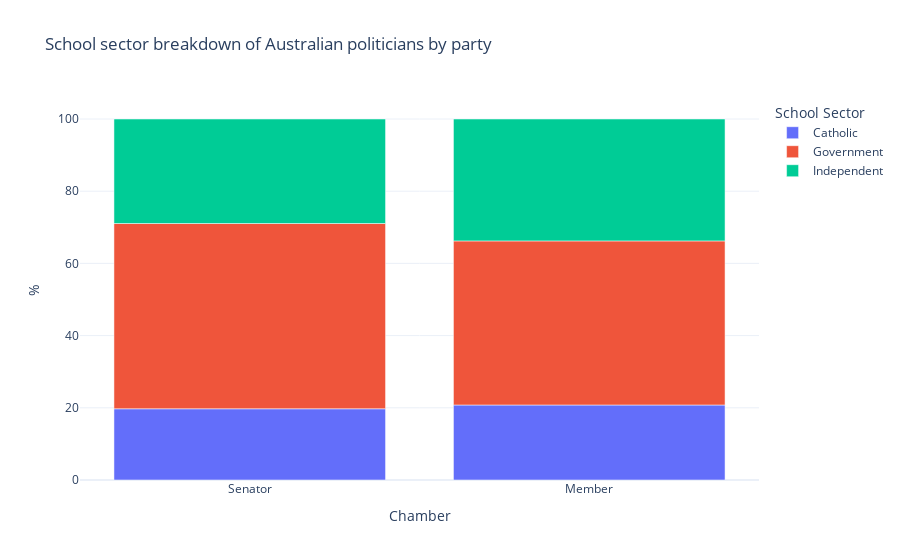

Notebook cell for this chart:
### Code cell
# create a plot of ministers as a percentage school sector depending on if is_representative or senate
school_sector_counts = ministers_education.drop_duplicates(["member", "School Sector"]).groupby([ "is_representative", "School Sector"]).size().reset_index(name='count')
school_sector_counts["%"] = (school_sector_counts["count"] / school_sector_counts.groupby("is_representative")["count"].transform("sum")) * 100
school_sector_counts["politician_type"] = school_sector_counts["is_representative"].apply(lambda x: "Member" if x else "Senator")
fig = px.bar(school_sector_counts, x="politician_type", y="%", color="School Sector", title="School sector breakdown of Australian politicians by party", labels={"politician_type": "Chamber"})
fig.show()

### Figure 1 — Plotly figure (JSON) as saved in the notebook; plotly's stock layout.template omitted (floating-point values rounded to 4 significant figures)
{"data": [{"alignmentgroup": "True", "hovertemplate": "School Sector=Catholic<br>Chamber=%{x}<br>%=%{y}<extra></extra>", "legendgroup": "Catholic", "marker": {"color": "#636efa", "pattern": {"shape": ""}}, "name": "Catholic", "offsetgroup": "Catholic", "orientation": "v", "showlegend": true, "textposition": "auto", "x": ["Senator", "Member"], "xaxis": "x", "y": [19.74, 20.78], "yaxis": "y", "type": "bar"}, {"alignmentgroup": "True", "hovertemplate": "School Sector=Government<br>Chamber=%{x}<br>%=%{y}<extra></extra>", "legendgroup": "Government", "marker": {"color": "#EF553B", "pattern": {"shape": ""}}, "name": "Government", "offsetgroup": "Government", "orientation": "v", "showlegend": true, "textposition": "auto", "x": ["Senator", "Member"], "xaxis": "x", "y": [51.32, 45.45], "yaxis": "y", "type": "bar"}, {"alignmentgroup": "True", "hovertemplate": "School Sector=Independent<br>Chamber=%{x}<br>%=%{y}<extra></extra>", "legendgroup": "Independent", "marker": {"color": "#00cc96", "pattern": {"shape": ""}}, "name": "Independent", "offsetgroup": "Independent", "orientation": "v", "showlegend": true, "textposition": "auto", "x": ["Senator", "Member"], "xaxis": "x", "y": [28.95, 33.77], "yaxis": "y", "type": "bar"}], "layout": {"xaxis": {"anchor": "y", "domain": [0.0, 1.0], "title": {"text": "Chamber"}}, "yaxis": {"anchor": "x", "domain": [0.0, 1.0], "title": {"text": "%"}}, "legend": {"title": {"text": "School Sector"}, "tracegroupgap": 0}, "title": {"text": "School sector breakdown of Australian politicians by party"}, "barmode": "relative"}}
